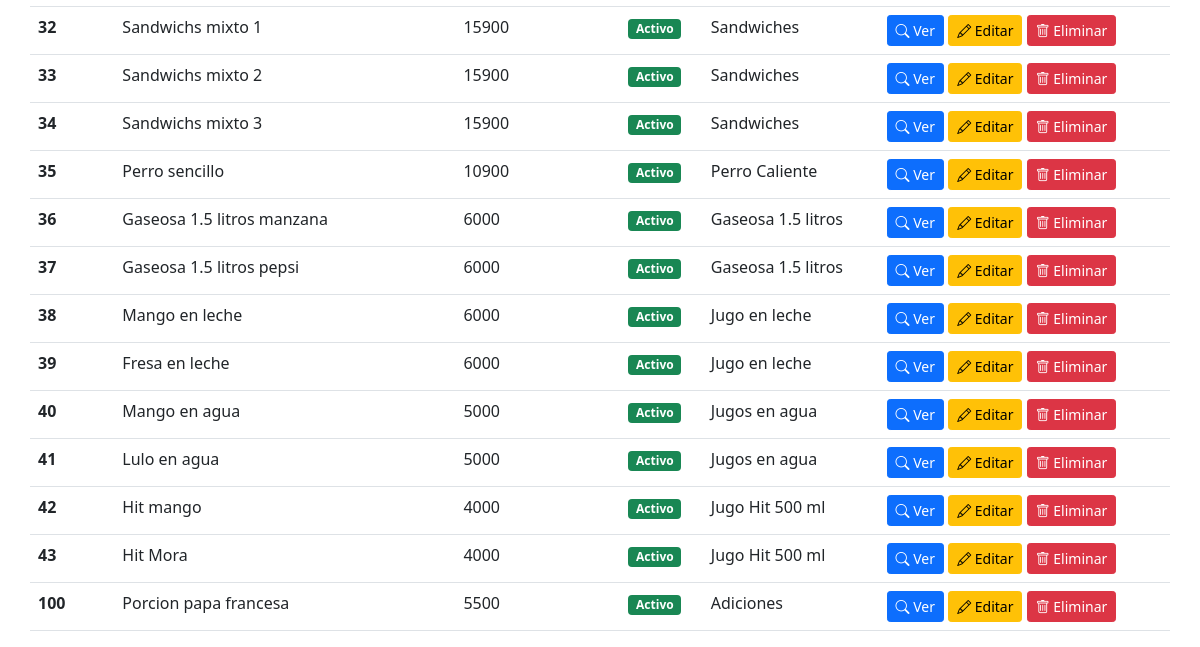
Before: /product/ (lower part) with the older database file.
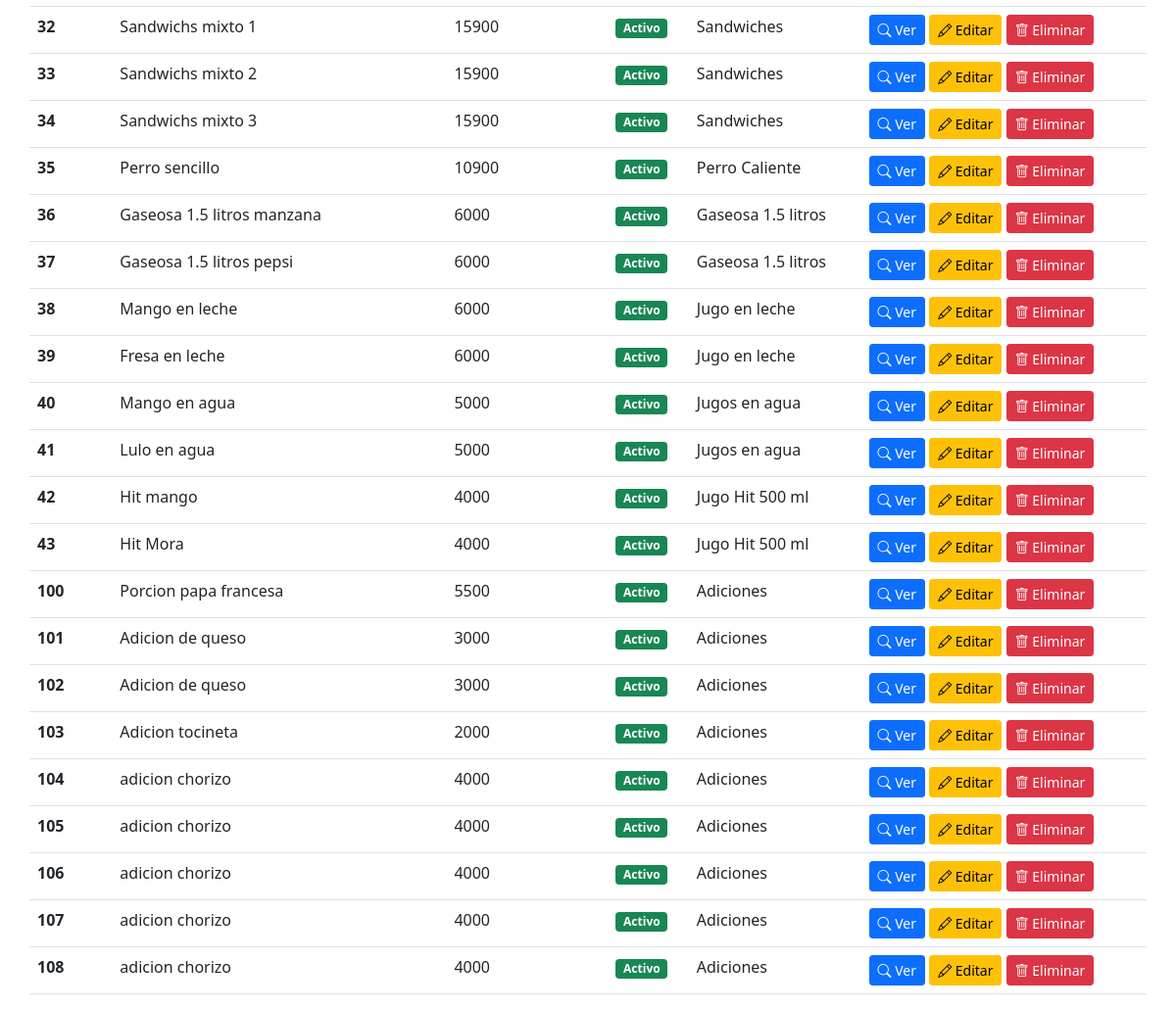
After: the same page with the newer database file.
### product/models.py (models this page shows, shortened)
class Product(models.Model):
    code = models.IntegerField(unique=True, verbose_name='codigo')
    name = models.CharField(max_length=100)
    sale_price = models.IntegerField()
    category = models.ForeignKey(Category,on_delete=CASCADE)
    description = models.TextField()
    status = models.BooleanField(default= True)
    created = models.DateTimeField(auto_now_add=True, verbose_name="Fecha de creación")
    updated = models.DateTimeField(auto_now=True, verbose_name="Fecha de edición")
    class Meta:
        ordering = ['code']

class Category(models.Model):
    name = models.CharField(max_length=100)
    description = models.TextField()
    status = models.BooleanField(default=True)
    created = models.DateTimeField(auto_now_add=True, verbose_name="Fecha de creación")
    updated = models.DateTimeField(auto_now=True, verbose_name="Fecha de edición")
    class Meta:
        ordering = ['name']
    def __str__(self):
        return self.name

### product/views.py (the view)
# urls.py: path('', ProductListView.as_view(), name='list_products'),
class ProductListView(ListView):
    model = Product
    def get_context_data(self, **kwargs):
        context = super().get_context_data(**kwargs)
        context['categorys'] = Category.objects.filter(status = True)
        context['form'] = ProductForm
        return context

### product/templates/product/product_list.html (shortened to what this page needs)
{% extends 'core/base.html' %}
{% load static%}
{%block content%}
<div class="row">
	<table class="table table-hover table-responsive">
		<tbody id='body_table'>
			{% for product in object_list %}
			<tr>
				<th scope="row">{{product.code}}</th>
				<td>{{product.name}}</td>
				<td>{{product.sale_price}}</td>
				{% if product.status %}
				<td> <span class="badge  bg-success">Activo</span></td>
				{% else %}
				<td><span class="badge bg-danger bg-block">Inactivo</span></td>
				{% endif %}
				<td>{{product.category.name}}</td>
				<td>
					<a href="#" class="btn btn-primary btn-sm"><i class="bi-search"></i> Ver</a>
					<a href="#" class="btn btn-warning btn-sm"><i class="bi bi-pencil"></i> Editar</a>
					<a href="#" class="btn btn-danger btn-sm"><i class="bi bi-trash"></i> Eliminar</a>
				</td>
			</tr>
			{% endfor %}
		</tbody>
	</table>
</div>
{% endblock%}

### core/templates/core/base.html (shortened to what this page needs)
<!DOCTYPE html>
<html lang="es">
<head>
  {% load static %}
  <link href="{% static '/bootstrap-5.1.3-dist/css/bootstrap.min.css' %}" rel="stylesheet">
  <link rel="stylesheet" href="https://cdn.jsdelivr.net/npm/bootstrap-icons@1.7.1/font/bootstrap-icons.css">
</head>
<body>
  <div class="container">
    {% block content %}
    {% endblock  %}
  </div>
</body>
</html>

Changed rows visible on the page:
added Product: code "101", name "Adicion de queso", sale_price "3000", status "Activo", category.name "Adiciones"
added Product: code "102", name "Adicion de queso", sale_price "3000", status "Activo", category.name "Adiciones"
added Product: code "103", name "Adicion tocineta", sale_price "2000", status "Activo", category.name "Adiciones"
added Product: code "104", name "adicion chorizo", sale_price "4000", status "Activo", category.name "Adiciones"
added Product: code "105", name "adicion chorizo", sale_price "4000", status "Activo", category.name "Adiciones"
added Product: code "106", name "adicion chorizo", sale_price "4000", status "Activo", category.name "Adiciones"
added Product: code "107", name "adicion chorizo", sale_price "4000", status "Activo", category.name "Adiciones"
added Product: code "108", name "adicion chorizo", sale_price "4000", status "Activo", category.name "Adiciones"
